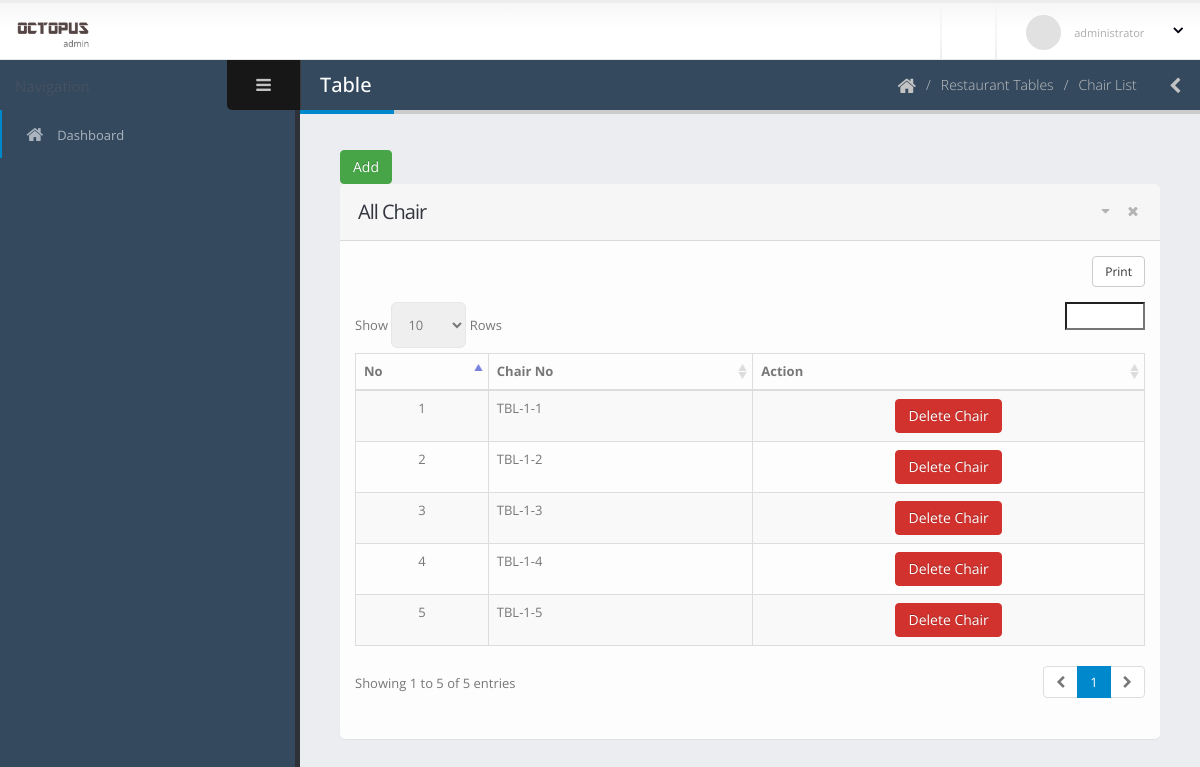
The page /dashboard/view-chair-list.php?table_id=7 (signed in) on the database as committed earlier.
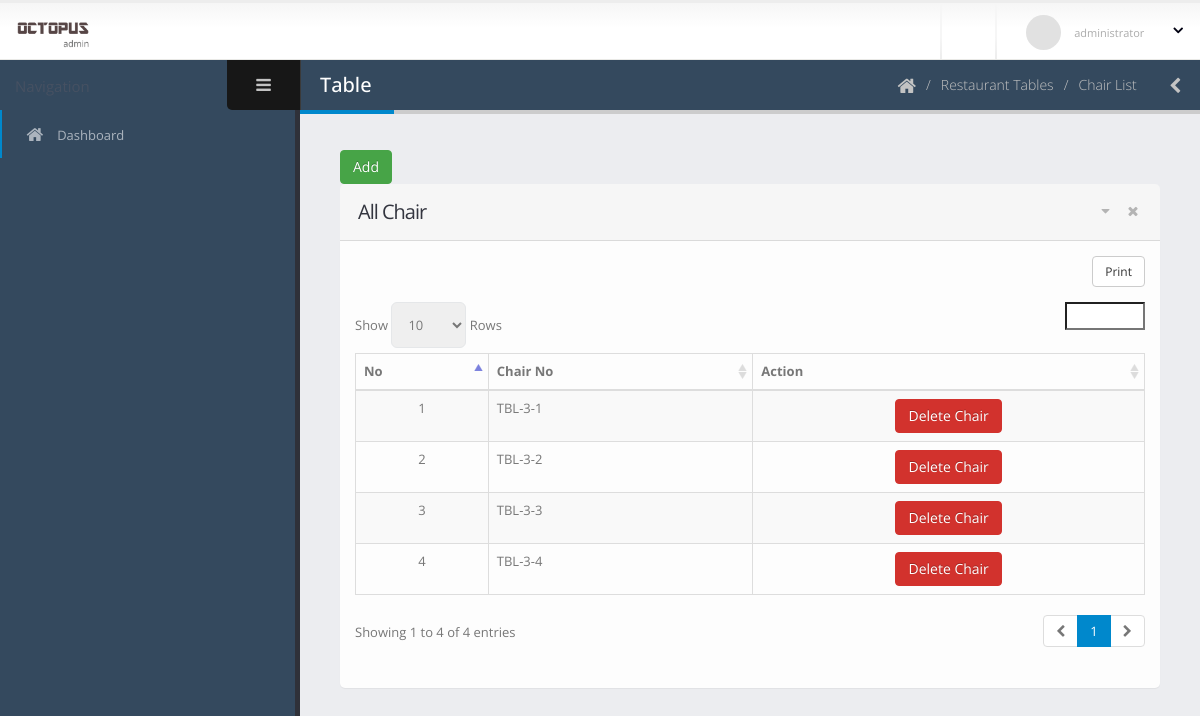
The same page on the database as committed later.
### tables this page shows
CREATE TABLE `restaurant_chair` (
  `id` int(11) NOT NULL,
  `tbl_id` int(11) DEFAULT NULL,
  `chair_no` varchar(30) DEFAULT NULL
);

### dashboard/view-chair-list.php (the view, shortened to what this page needs)
<?php include 'template/header.php';
?>
	<body>
		<section class="body">
			<?php include 'template/top-bar.php'; ?>
			<div class="inner-wrapper">
				<?php include 'template/left-bar.php'; ?>
				<section role="main" class="content-body">
					<header class="page-header">
						<h2>Table</h2>
						<div class="right-wrapper pull-right">
							<ol class="breadcrumbs">
								<li>
									<a href="index.php">
										<i class="fa fa-home"></i>
									</a>
								</li>
								<li><span>Restaurant Tables</span></li>
								<li><span>Chair List</span></li>
							</ol>
							<a class="sidebar-right-toggle" data-open="sidebar-right"><i class="fa fa-chevron-left"></i></a>
						</div>
					</header>
						<section class="panel">
							<a href="#exampleModal" class="btn btn-success"  data-toggle="modal" >Add</a>
							<header class="panel-heading">
								<div class="panel-actions">
									<a href="#" class="fa fa-caret-down"></a>
									<a href="#" class="fa fa-times"></a>
								</div>
								<h2 class="panel-title">All Chair</h2>
							</header>
							<div class="panel-body">
								<table class="table table-bordered table-striped mb-none" id="datatable-tabletools" data-swf-path="assets/vendor/jquery-datatables/extras/TableTools/swf/copy_csv_xls_pdf.swf">
									<thead>
										<tr>
											<th>No</th>
											<th>Chair No</th>
											<th class="hidden-phone">Action</th>
										</tr>
									</thead>
									<tbody>
										<?php
										$count = 1;
										$con = connect();
										$tbl_id = $_GET['table_id'];
										$sql = "SELECT * FROM `restaurant_chair` WHERE tbl_id = '$tbl_id' ;";
										$result = $con->query($sql);
										foreach ($result as $r) {
										?>
										<tr class="gradeX">
											<td class="center hidden-phone"><?php echo $count; ?></td>
											<td><?php echo $r['chair_no']; ?></td>
											<td class="center hidden-phone">
												<a href="delete-chair.php?chair_id=<?php echo $r['id'];?>&tbl_id=<?php echo $tbl_id;?>" class="btn btn-danger"  onclick="if (!Done()) return false; ">Delete Chair</a>
											</td>
										</tr>
										<?php $count++; } ?>
									</tbody>
								</table>
							</div>
						</section>
				</section>
			</div>
		</section>
	</body>
</html>

Rows that differ between the two databases and show on the page:
no longer on this page (row edited): restaurant_chair: chair_no "TBL-1-1"
no longer on this page (row edited): restaurant_chair: chair_no "TBL-1-2"
no longer on this page (row edited): restaurant_chair: chair_no "TBL-1-3"
no longer on this page (row edited): restaurant_chair: chair_no "TBL-1-4"
no longer on this page (row edited): restaurant_chair: chair_no "TBL-1-5"
now on this page (row edited): restaurant_chair: chair_no "TBL-3-1"
now on this page (row edited): restaurant_chair: chair_no "TBL-3-2"
now on this page (row edited): restaurant_chair: chair_no "TBL-3-3"
now on this page (row edited): restaurant_chair: chair_no "TBL-3-4"
Other text that changed with them:
text written by a page script: "Print Show Rows Showing 1 to 5 of 5 entries 1" → "Print Show Rows Showing 1 to 4 of 4 entries 1"
